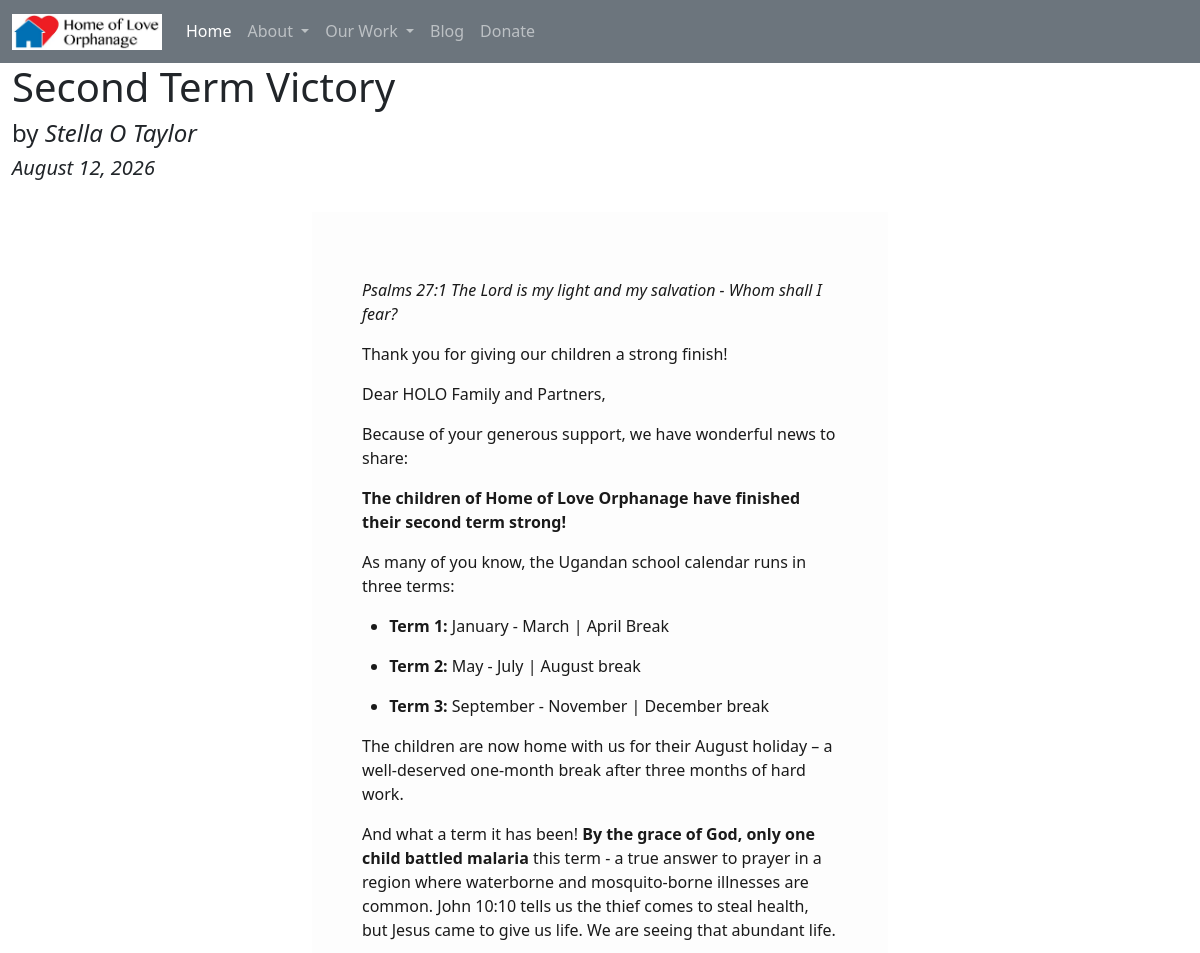
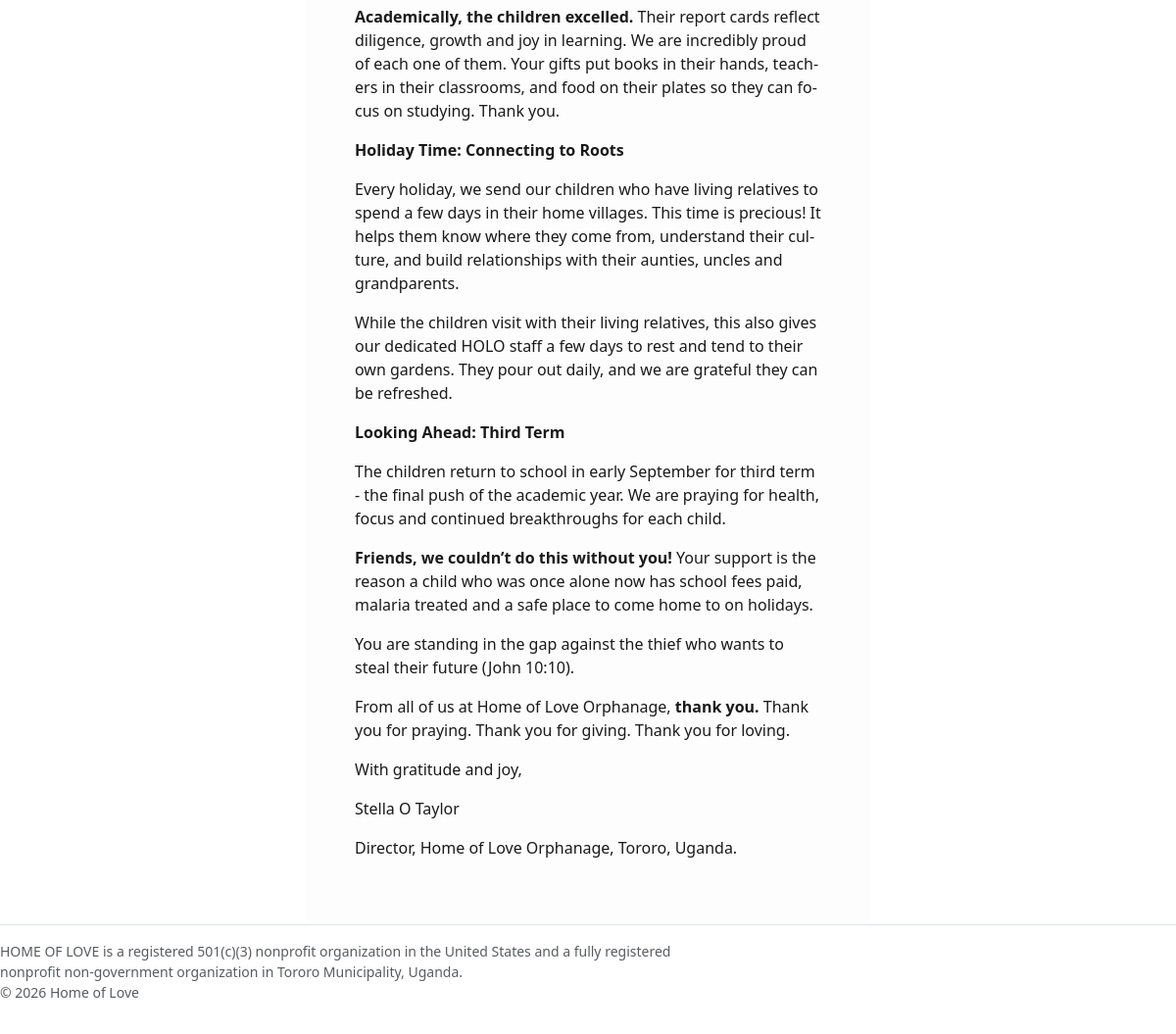
Page /blog/2 on the committed database (2 pictures, top to bottom).
### app/models.py (models this page shows, shortened)
class Base(DeclarativeBase):
    pass

class Blog(Base):
    __tablename__ = "blogs_table"
    id: Mapped[int] = mapped_column(primary_key=True)
    title: Mapped[str]
    author: Mapped[str]
    date: Mapped[str]
    body: Mapped[str]
    pagecss: Mapped[Optional[str]]

### app/routes.py (the view)
@bp.route("/blog/<blogid>")
def blogpost(blogid):
    Post  = namedtuple('Post', ['title', 'body', 'date', 'id', 'pagecss', 'author'])
    stmt = (db.select(Blog.title, Blog.body, Blog.date, Blog.id, Blog.pagecss, Blog.author)
                      .select_from(Blog)
                      .where(Blog.id == blogid))
    blog = Post(*(db.session.execute(stmt).all()[0]))
    blog = blog._replace(date=iso2mdy(blog.date))
    templateData = {"blogdata": blog}
    templateData['title'] = "Blog"
    return render_template('blogpost.html', **templateData)

### app/routes.py (called while the page is built)
def iso2mdy(iso_date):
    return datetime.fromisoformat(iso_date).strftime("%B %d, %Y")

### app/templates/blogpost.html (shortened to what this page needs)
{% extends "base.html" %}
{% block content %}
    <div class="container" style="max-width: 75em;">
        <h1>{{ blogdata.title }}</h1>
        <h4> by <i>{{ blogdata.author }}</i></h4>
        <h5><i>{{ blogdata.date }}</i></h5>
        <br>
        {{ blogdata.body |safe }}
    </div>
{% endblock %}

### rows in the picture
Blog: title "Second Term Victory", author "Stella O Taylor", date "August 12, 2026", body "Psalms 27:1 The Lord is my light and my salvation - Whom shall I fear? Thank you for giving our children a strong finish! Dear HOLO Family and Partners, Because of your generous support, we have wonderful news to share: The children of Home of Love Orphanage have finished their second term strong! As many of you know, the Ugandan school calendar runs in three terms: Term 1: January - March | April Break Term 2: May - July | August break Term 3: September - November | December break The children are now home with us for their August holiday – a well-deserved one-month break after three months of hard work. And what a term it has been! By the grace of God, only one child battled malaria this…"
